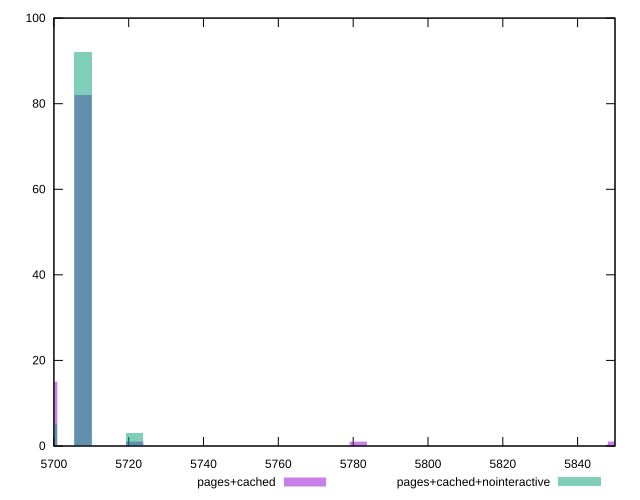

Write gnuplot code to recreate this figure.
reset
set terminal svg size 640, 500 enhanced background rgb 'white'
set output "report_00007_2020-12-11T15:55:29.892Z/uses-text-compression/comparison/histogram/2_vs_3.svg"

$pagesCached <<EOF
5850.368654913191 1
5698.590222828179 15
5781.378458510912 1
5707.788915681816 82
5721.586954962272 1
EOF

$pagesCachedNointeractive <<EOF
5707.788915681816 92
5721.586954962272 3
5698.590222828179 5
EOF

set key outside below
set boxwidth 4.599346426818546
set yrange [0:100]
set style fill transparent solid 0.5 noborder

plot \
  $pagesCached title "pages+cached" with boxes, \
  $pagesCachedNointeractive title "pages+cached+nointeractive" with boxes, \


reset
